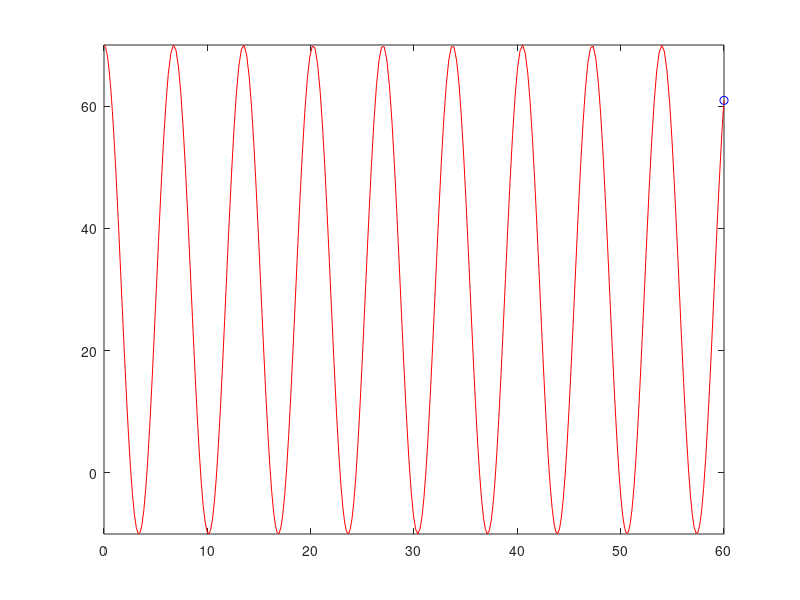

This chart was generated by the following MATLAB code:
function [ T, R ] = firstPassBungee()
%Ideal Spring, no drag
k = 52; %Spring constant of the bungee cord N/m
lo =30;%Resting length of the cord with no mass on it m
y = 70; %Current height of the jumper m
startH = y; %Starting height of the jumper m
vy = 0; %Current velocity of the jumper m/s
g = 9.8; %Acceleration due to gravity m/s^2
mass1 = 60; %Mass of jumper kg
restingL = lo +((mass1*g)/k); %Resting length of cord with mass on it m

Data = [y, vy];

function res = changingValues(~, Data)
    y = Data(1);
    vy = Data(2);
    dydt = vy;
    dvydt = (-(mass1*g)- (k *(y - restingL)))/mass1;
    res = [dydt; dvydt];
end
[T, R] = ode45(@changingValues, [0 60], Data);

Y = R(:,1);
comet(T,Y);
end
%Constants
% 
%
% 
% 
% A = 0; %Cross-sectional area of human lying down (m^2)
% rho = 1.2; %Density of air (kg/m^3)
% g = 9.81; %Gravity acceleration (m/sec^2)
% Cd = 44.4; %Drag coeffiecent of human lying down (unitless)(data from Google Drive)
% h = 91.44; %Height of bridge (m) (Sacramento California)
% 
% 
% 
% 
% L0 = 45
% k = 52.2; %Starting k value for bungee (N/kg)